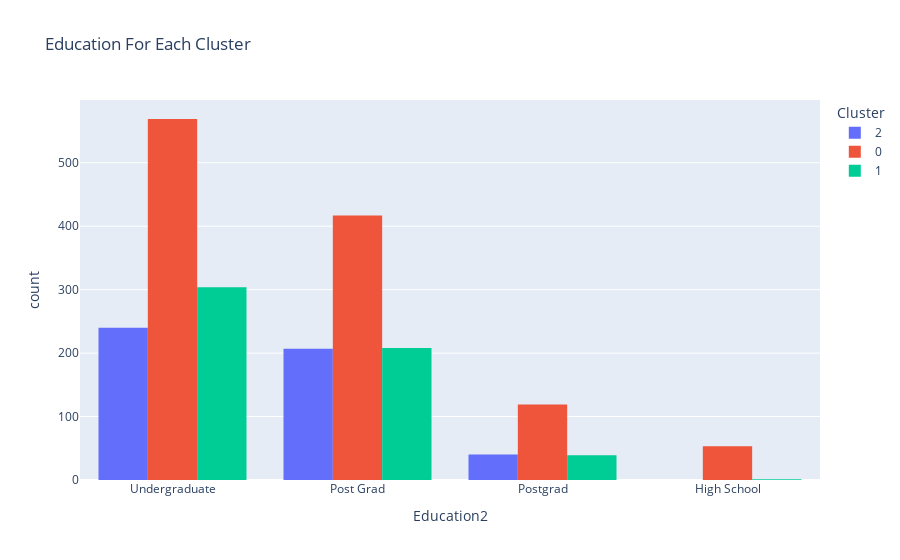

Notebook code cell kept with this figure:
### Code cell
#plot education for each cluster
fig = px.histogram(data, x="Education2", color="Cluster", title="Education For Each Cluster", barmode="group")
fig.show()

### Figure 1 — Plotly figure (JSON) as saved in the notebook; plotly's stock layout.template omitted (floating-point values rounded to 4 significant figures; data arrays with more than 128 entries replaced by an {"elided": "..."} marker saying what was removed)
{"data": [{"alignmentgroup": "True", "bingroup": "x", "hovertemplate": "Cluster=2<br>Education2=%{x}<br>count=%{y}<extra></extra>", "legendgroup": "2", "marker": {"color": "#636efa", "pattern": {"shape": ""}}, "name": "2", "offsetgroup": "2", "orientation": "v", "showlegend": true, "type": "histogram", "x": {"elided": "487 str values"}, "xaxis": "x", "yaxis": "y"}, {"alignmentgroup": "True", "bingroup": "x", "hovertemplate": "Cluster=0<br>Education2=%{x}<br>count=%{y}<extra></extra>", "legendgroup": "0", "marker": {"color": "#EF553B", "pattern": {"shape": ""}}, "name": "0", "offsetgroup": "0", "orientation": "v", "showlegend": true, "type": "histogram", "x": {"elided": "1158 str values"}, "xaxis": "x", "yaxis": "y"}, {"alignmentgroup": "True", "bingroup": "x", "hovertemplate": "Cluster=1<br>Education2=%{x}<br>count=%{y}<extra></extra>", "legendgroup": "1", "marker": {"color": "#00cc96", "pattern": {"shape": ""}}, "name": "1", "offsetgroup": "1", "orientation": "v", "showlegend": true, "type": "histogram", "x": {"elided": "552 str values"}, "xaxis": "x", "yaxis": "y"}], "layout": {"barmode": "group", "legend": {"title": {"text": "Cluster"}, "tracegroupgap": 0}, "title": {"text": "Education For Each Cluster"}, "xaxis": {"anchor": "y", "domain": [0, 1], "title": {"text": "Education2"}}, "yaxis": {"anchor": "x", "domain": [0, 1], "title": {"text": "count"}}}}
